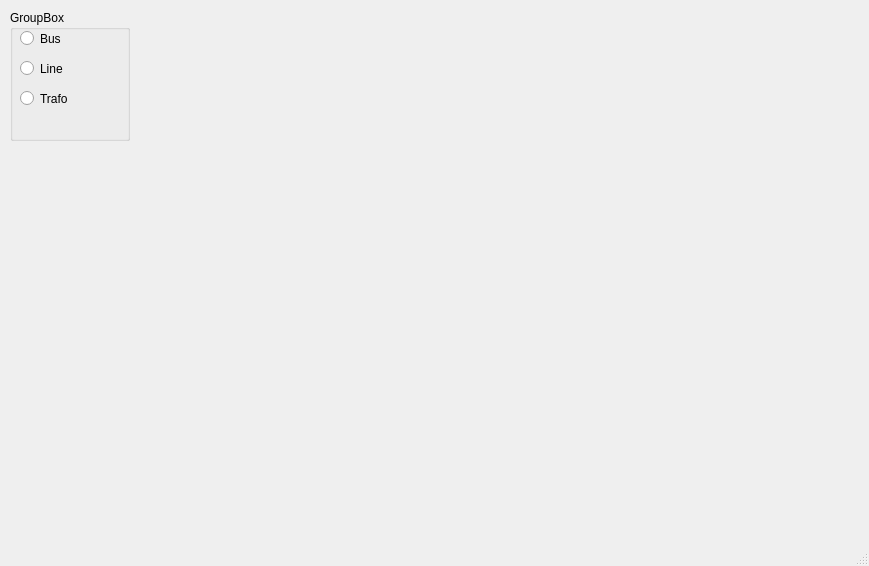
<?xml version="1.0" encoding="UTF-8"?>
<ui version="4.0">
 <class>MainWindow</class>
 <widget class="QMainWindow" name="MainWindow">
  <property name="geometry">
   <rect>
    <x>0</x>
    <y>0</y>
    <width>869</width>
    <height>566</height>
   </rect>
  </property>
  <property name="windowTitle">
   <string>MainWindow</string>
  </property>
  <widget class="QWidget" name="centralwidget">
   <widget class="QWidget" name="main_frame" native="true">
    <property name="geometry">
     <rect>
      <x>150</x>
      <y>10</y>
      <width>651</width>
      <height>461</height>
     </rect>
    </property>
    <property name="sizePolicy">
     <sizepolicy hsizetype="Expanding" vsizetype="Preferred">
      <horstretch>0</horstretch>
      <verstretch>0</verstretch>
     </sizepolicy>
    </property>
    <layout class="QVBoxLayout" name="gridLayout"/>
   </widget>
   <widget class="QGroupBox" name="groupBox">
    <property name="geometry">
     <rect>
      <x>10</x>
      <y>10</y>
      <width>120</width>
      <height>131</height>
     </rect>
    </property>
    <property name="title">
     <string>GroupBox</string>
    </property>
    <widget class="QRadioButton" name="Bus">
     <property name="geometry">
      <rect>
       <x>10</x>
       <y>20</y>
       <width>82</width>
       <height>17</height>
      </rect>
     </property>
     <property name="text">
      <string>Bus</string>
     </property>
    </widget>
    <widget class="QRadioButton" name="Line">
     <property name="geometry">
      <rect>
       <x>10</x>
       <y>50</y>
       <width>82</width>
       <height>17</height>
      </rect>
     </property>
     <property name="text">
      <string>Line</string>
     </property>
    </widget>
    <widget class="QRadioButton" name="Trafo">
     <property name="geometry">
      <rect>
       <x>10</x>
       <y>80</y>
       <width>82</width>
       <height>17</height>
      </rect>
     </property>
     <property name="text">
      <string>Trafo</string>
     </property>
    </widget>
   </widget>
  </widget>
  <widget class="QMenuBar" name="menubar">
   <property name="geometry">
    <rect>
     <x>0</x>
     <y>0</y>
     <width>869</width>
     <height>21</height>
    </rect>
   </property>
  </widget>
  <widget class="QStatusBar" name="statusbar"/>
 </widget>
 <resources/>
 <connections/>
</ui>
